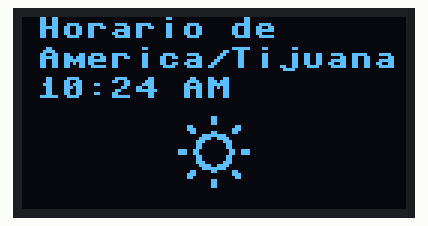
Simulated run of this program. Board: MicroPython board. On the bench: 128×64 one-colour display. The clock reads 2024-03-15 10:24:30 at power-on unless the program sets it; library files of the repository ran but are not shown: ssd1306.py.

Above: at 0.2 s.
At 30.5 s:
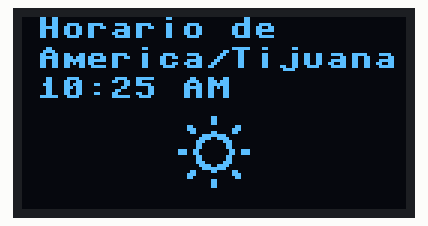
At 90.3 s:
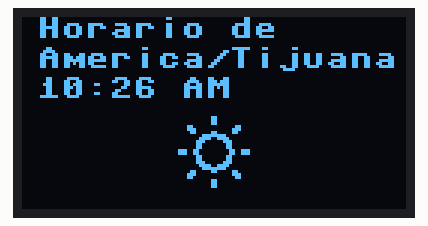

Measured:
- what the display in image 0 shows lasts 30.4 s, from 0.1 s to 30.5 s
- what the display in image 1 shows lasts 59.7 s, from 30.5 s to 90.2 s

The program:

main.py
```python
import time

import framebuf
import time_images
from machine import I2C, Pin
from ssd1306 import SSD1306_I2C

WIDTH = 128
HEIGHT = 64


def display_text(oled):
    oled.text("Horario de", 5, 0)
    oled.text("America/Tijuana", 5, 10)


def time_format(hour, minutes):
    f_hour = hour % 12 if hour != 12 else hour
    f_hour = ("0" + str(f_hour)) if f_hour < 10 else f_hour
    f_minutes = ("0" + str(minutes)) if minutes < 10 else minutes
    meridiem = "AM" if hour < 12 else "PM"
    return f"{f_hour}:{f_minutes} {meridiem}"


def match_image_time(hour):
    if 6 <= hour < 12:
        image = time_images.MORNING
    elif 12 <= hour < 20:
        image = time_images.EVENING
    elif (20 <= hour <= 24) or (0 <= hour < 6):
        image = time_images.NIGHT
    else:
        raise ValueError("Hour off limits")
    return framebuf.FrameBuffer(image, 30, 30, framebuf.MONO_HLSB)


def display_time(oled, DEBUG=False):
    last_hour = -1
    last_image = bytearray()
    x_center = (WIDTH - 30) // 2
    # oled.fillrect(x, y, width, height, color)
    text_cover = 5, 20, oled.width - 5, 8, 0

    while True:
        localtime = time.localtime()
        hour, minutes = localtime[3:5]
        oled.fill_rect(*text_cover)
        oled.text(time_format(hour, minutes), 5, 20)

        if hour != last_hour:
            image = match_image_time(hour)
            last_hour = hour
            if image != last_image:
                oled.blit(image, x_center, 30)
                last_image = image

        oled.show()
        if DEBUG:
            print("Local Time:", localtime)
        time.sleep(1)


def main():
    i2c = I2C(0, scl=Pin(21), sda=Pin(20), freq=200000)
    oled = SSD1306_I2C(WIDTH, HEIGHT, i2c)

    display_text(oled)
    display_time(oled)


if __name__ == "__main__":
    main()
```

Source omitted: time_images.py (data table, 2555 bytes)
